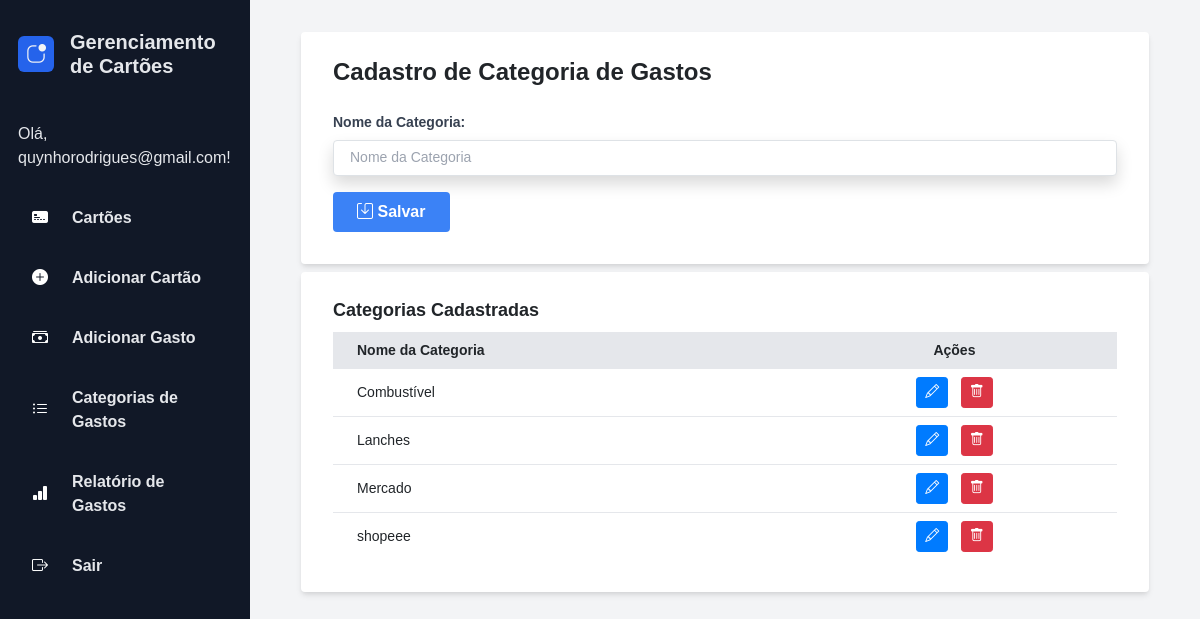
The app's page /gestao_cartoes/categorias/ (signed in), older data.
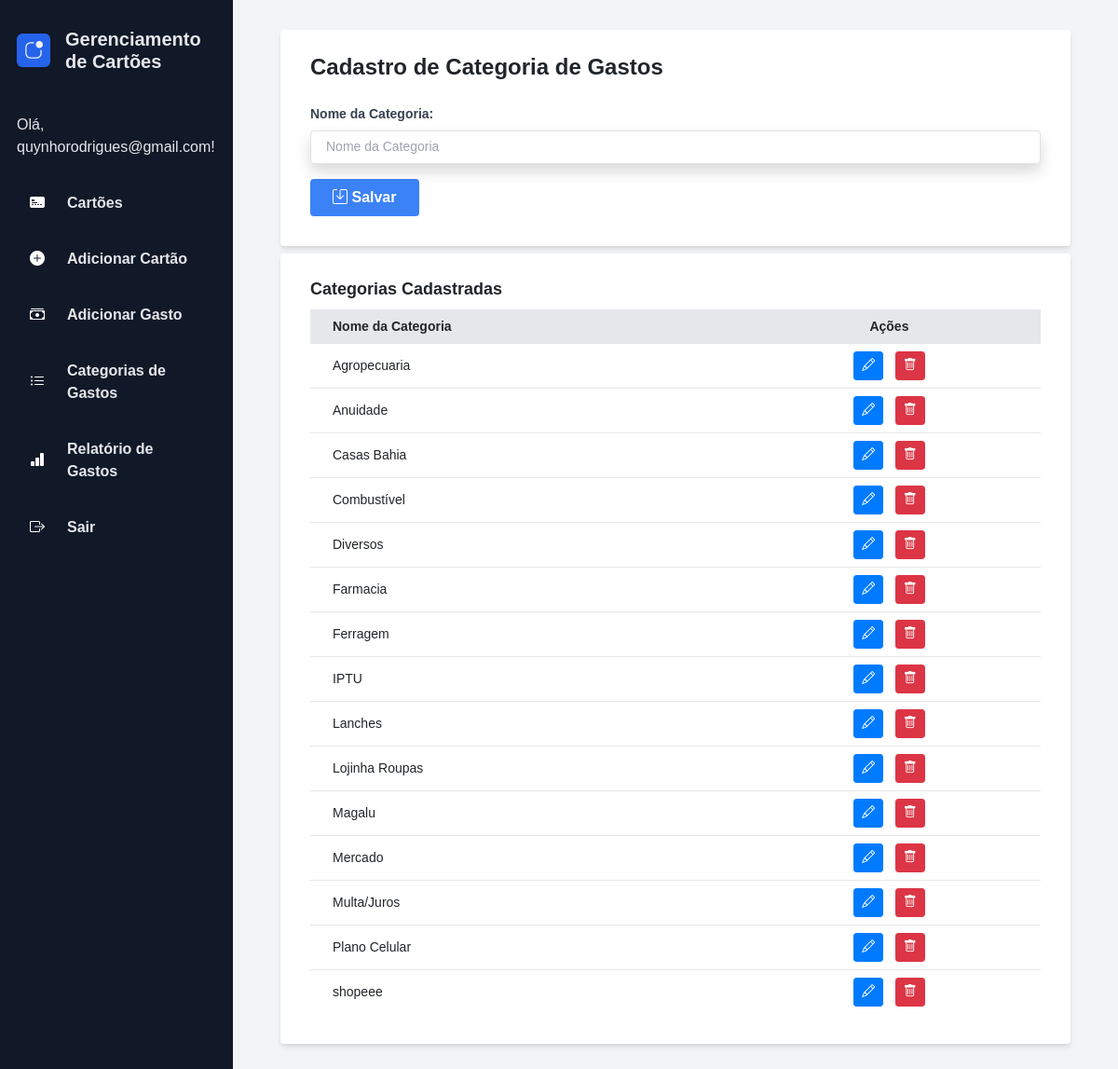
The same page, newer data.
### gestao_cartoes/models.py (models this page shows, shortened)
class Categoria(models.Model):
    nome = models.CharField(max_length=100, unique=True, help_text="Nome da categoria única.")
    class Meta:
        ordering = ['nome']
        verbose_name = "Categoria"
        verbose_name_plural = "Categorias"

### gestao_cartoes/views.py (the view)
# urls.py: path('categorias/', cadastro_categoria, name='cadastro_categoria'),
@login_required
def cadastro_categoria(request):
    if request.method == 'POST':
        form = CategoriaForm(request.POST)
        if form.is_valid():
            form.save()
            return redirect('cadastro_categoria')
    else:
        form = CategoriaForm()
    categorias = Categoria.objects.all()
    return render(request, 'cadastro_categoria.html', {'form': form, 'categorias': categorias})

### gestao_cartoes/forms.py
class CategoriaForm(forms.ModelForm):
    class Meta:
        model = Categoria
        fields = ['nome']
        widgets = {
            'nome': forms.TextInput(attrs={
                'class': 'text-sm',
                'placeholder': 'Nome da Categoria'
            }),
        }

### gestao_cartoes/templates/cadastro_categoria.html (shortened to what this page needs)
{% extends 'base.html' %}
{% load widget_tweaks %}
{% block content %}
<div class="max-w-4xl mx-auto py-2 px-4">
    <div class="bg-white shadow-md rounded px-8 pt-4 pb-8 mb-2">
        <h2 class="text-2xl font-bold mb-4">Cadastro de Categoria de Gastos</h2>
        <form method="post" class="needs-validation" novalidate>
            <div class="mb-3">
                <label for="{{ form.nome.id_for_label }}" class="block text-gray-700 text-sm font-bold mb-2">Nome da Categoria:</label>
                {{ form.nome|add_class:"shadow appearance-none border rounded w-full py-2 px-3 text-gray-700 leading-tight focus:outline-none focus:shadow-outline" }}
            </div>
            <button type="submit" class="bg-blue-500 hover:bg-blue-700 text-white font-bold py-2 px-4 rounded focus:outline-none focus:shadow-outline"><i class="bi bi-save"></i> Salvar</button>
        </form>
    </div>
    <div class="bg-white shadow-md rounded px-8 pt-6 pb-8">
        <h2 class="text-lg font-bold mb-2">Categorias Cadastradas</h2>
        <table class="min-w-full table-auto">
            <thead class="bg-gray-200">
                <tr>
                    <th class="px-4 py-2 text-sm">Nome da Categoria</th>
                    <th class="px-4 py-2 text-sm text-center">Ações</th>
                </tr>
            </thead>
            <tbody>
                {% for categoria in categorias %}
                <tr class="border-t">
                    <td class="px-4 py-2 text-sm">{{ categoria.nome }}</td>
                    <td class="px-4 py-2 text-center">
                        <a href="{% url 'editar_categoria' categoria.id %}" class="btn btn-sm btn-primary mr-2">
                            <i class="bi bi-pencil"></i>
                        </a>
                        <form action="{% url 'excluir_categoria' categoria.id %}" method="post" style="display: inline;">
                            <button type="submit" class="btn btn-sm btn-danger">
                                <i class="bi bi-trash"></i>
                            </button>
                        </form>
                    </td>
                </tr>
                {% empty %}
                <tr>
                    <td colspan="2" class="text-center text-gray-500">Nenhuma categoria cadastrada.</td>
                </tr>
                {% endfor %}
            </tbody>
        </table>
    </div>
</div>
{% endblock %}

Row changes from the older to the newer data that the page shows:
added Categoria: nome "Agropecuaria"
added Categoria: nome "Anuidade"
added Categoria: nome "Casas Bahia"
added Categoria: nome "Diversos"
added Categoria: nome "Farmacia"
added Categoria: nome "Ferragem"
added Categoria: nome "IPTU"
added Categoria: nome "Lojinha Roupas"
added Categoria: nome "Magalu"
added Categoria: nome "Multa/Juros"
added Categoria: nome "Plano Celular"
